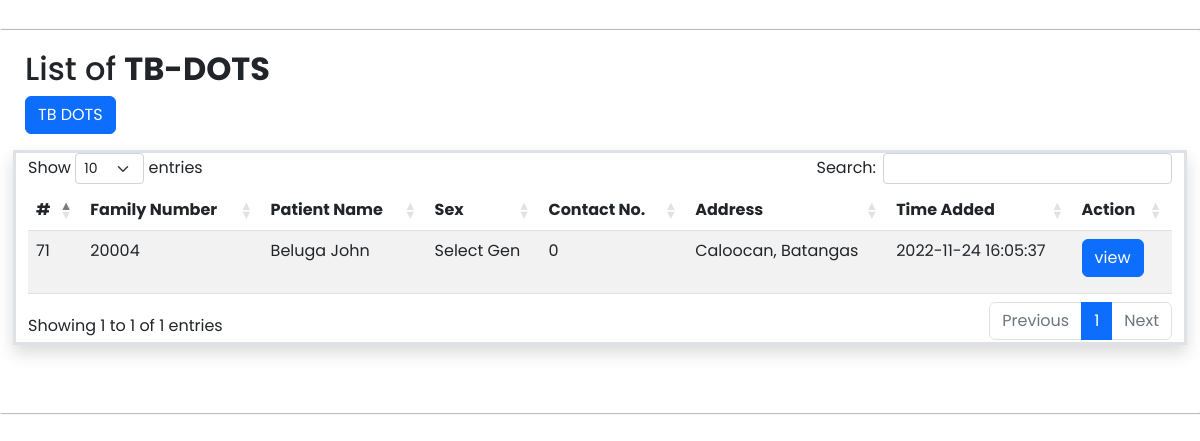
The page /TbDOTS_Table.php on the database its author committed.
### tables this page shows
CREATE TABLE `patient_information` (
  `id` int(11) NOT NULL AUTO_INCREMENT,
  `family_number` bigint(10) NOT NULL,
  `family_code` varchar(10) NOT NULL,
  `record_type` varchar(60) NOT NULL,
  `last_name` varchar(30) NOT NULL,
  `first_name` varchar(30) NOT NULL,
  `middle_name` varchar(30) NOT NULL,
  `suffix` varchar(5) NOT NULL,
  `sex` varchar(10) NOT NULL,
  `address` varchar(100) NOT NULL,
  `zip` int(10) NOT NULL,
  `contact_no` int(15) NOT NULL,
  `age` varchar(3) NOT NULL,
  `civil_status` varchar(15) NOT NULL,
  `spouse_name` varchar(60) NOT NULL,
  `birth_date` varchar(10) NOT NULL,
  `birth_place` varchar(70) NOT NULL,
  `blood_type` varchar(5) NOT NULL,
  `bd_spouse` varchar(10) NOT NULL,
  `educational_attainment` varchar(50) NOT NULL,
  `family_member` varchar(10) NOT NULL,
  `other_specify` varchar(25) NOT NULL,
  `mother_name` varchar(70) NOT NULL,
  `mother_bd` varchar(10) NOT NULL,
  `father_name` varchar(70) NOT NULL,
  `father_bd` varchar(10) NOT NULL,
  `dswd_nhts` varchar(5) NOT NULL,
  `family_house_no` int(15) NOT NULL,
  `4ps_member` varchar(5) NOT NULL,
  `household_no` int(15) NOT NULL,
  `philhealth_member` varchar(5) NOT NULL,
  `status_type` varchar(10) NOT NULL,
  `philhealth_no` varchar(30) NOT NULL,
  `indicate_category` varchar(25) NOT NULL,
  `pcb_member` varchar(5) NOT NULL,
  `added_at` datetime NOT NULL DEFAULT current_timestamp(),
  PRIMARY KEY (`id`)
);

### TbDOTS_Table.php (the view, shortened to what this page needs)
<?php
$con = connection();
?>
<!DOCTYPE html>
<html lang="en">
<head>
    <link rel="stylesheet" href="assets/css/style.css">
    <link rel="stylesheet" href="assets/css/fontawesome.css">
    <link rel="stylesheet"  href="https://unpkg.com/boxicons@2.1.2/css/boxicons.min.css" />
    <link rel="stylesheet" href="css/Sidebardesign.css">
    <link href="https://unpkg.com/boxicons@2.0.7/css/boxicons.min.css" rel="stylesheet">
    <link rel="stylesheet"  href="https://cdnjs.cloudflare.com/ajax/libs/twitter-bootstrap/5.2.0/css/bootstrap.min.css"/>
    <link rel="stylesheet"  href="https://cdn.datatables.net/1.13.1/css/dataTables.bootstrap5.min.css"/>
</head>
<body>
<?php
$sql = "SELECT * FROM patient_information WHERE record_type = 'TB DOTS' ORDER BY id DESC";
$patient_information = $con->query($sql) or die ($con->error);
$row = $patient_information->fetch_assoc();
?>
    <div class="table-wrapper">
        <div class="table-title">
          <div class="row">
              <div class="col-sm-6">
                 <h2>List of <b>TB-DOTS</b></h2>
                 <?php include('Modals/tbDOTSModal.php'); ?>
              </div>
          <div class="tables border shadow border-3 mt-3 mb-5">
          <table class="table table-striped mt-3" id="tbDotsTable" style="width:100%">
            <thead>
          <tr>
            <th>#</th>
            <th>Family Number</th>
            <th>Patient Name</th>
            <th>Sex</th>
            <th>Contact No.</th>
            <th>Address</th>
            <th>Time Added</th>
            <th>Action</th>
          </tr>
        </thead>
            <tbody>
            <?php do{ ?>
                <tr>
                        <td><?php echo $row['id']; ?></td>
                        <td><?php echo $row['family_number']; ?></td>
                        <td><?php echo $row['last_name']. ' ' .$row['first_name'];?></td>
                        <td><?php echo $row['sex']; ?></td>
                        <td><?php echo $row['contact_no']; ?></td>
                        <td><?php echo $row['address']; ?></td>
                        <td><?php echo $row['added_at']; ?></td>
                        <td>
                            <div class="col-2">
                            <a href="viewTBrecords.php?id=<?php echo $row['id']; ?>" class="btn btn-primary mb-2">view</a>
                            </div>
                        </td>
                </tr>
                <?php }while($row = $patient_information->fetch_assoc()); ?>
            </tbody>
        </table>
      </div>
      </div>
     </div>
    </div>
  </body>
</html>

### css/Sidebardesign.css (style rules this page uses)
* { margin: 0; padding: 0; box-sizing: border-box; font-family: 'Poppins', sans-serif; }

### rows shown on the page
patient_information: id "71", family_number "20004", last_name "Beluga", first_name "John", sex "Select Gen", contact_no "0", address "Caloocan, Batangas", added_at "2022-11-24 16:05:37"
